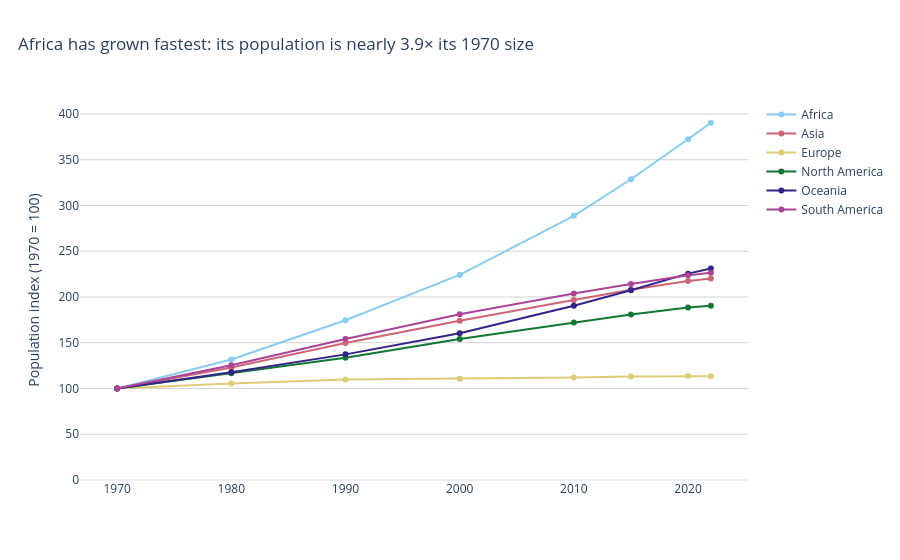

The notebook cell saved with this chart:
### Markdown cell above
**Chart choice & justification:** *Which chart did you choose, and why? Justify design choices.

*YOUR ANSWER HERE* :- : I use a line chart because the question asks how a measure changes over time. Each continent's population is first summed across its countries for each year, then indexed to 1970 = 100. This makes the lines comparable as relative growth, rather than allowing the largest continent to dominate because of its starting population. The line with the highest 2022 index represents the fastest growth.

### Code cell
# Q1
# YOUR CODE HERE
# Q1 — relative population growth by continent
# Aggregate country populations within each continent and year.
continent_year = (
    df_long.groupby(['Continent', 'Year'], as_index=False)['Population']
    .sum()
)

# Index each continent to its own 1970 population (1970 = 100).
base_1970 = (
    continent_year.loc[continent_year['Year'] == 1970,
                       ['Continent', 'Population']]
    .rename(columns={'Population': 'Population_1970'})
)
continent_year = continent_year.merge(base_1970, on='Continent')
continent_year['Index (1970 = 100)'] = (
    continent_year['Population'] / continent_year['Population_1970'] * 100
)

fig = px.line(
    continent_year, x='Year', y='Index (1970 = 100)',
    color='Continent', markers=True,
    title='Africa has grown fastest: its population is nearly 3.9× its 1970 size',
    labels={'Year': 'Year', 'Index (1970 = 100)': 'Population index (1970 = 100)',
            'Continent': 'Continent'},
    color_discrete_sequence=px.colors.qualitative.Safe
)
fig.update_layout(
    template='plotly_white',
    legend_title_text='',
    yaxis_title='Population index (1970 = 100)',
    xaxis_title='',
    title_x=0.02
)
fig.update_xaxes(showgrid=False, dtick=10)
fig.update_yaxes(showgrid=True, gridcolor='lightgrey', rangemode='tozero')
fig.show()

# Africa is the fastest-growing continent in relative terms:
# 2022 / 1970 is approximately 3.90, or an index near 390.

### Figure 1 — Plotly figure (JSON) as saved in the notebook; plotly's stock layout.template omitted (floating-point values rounded to 4 significant figures)
{"data": [{"hovertemplate": "Continent=Africa<br>Year=%{x}<br>Population index (1970 = 100)=%{y}<extra></extra>", "legendgroup": "Africa", "line": {"color": "rgb(136, 204, 238)", "dash": "solid"}, "marker": {"symbol": "circle"}, "mode": "lines+markers", "name": "Africa", "orientation": "v", "showlegend": true, "type": "scatter", "x": [1970, 1980, 1990, 2000, 2010, 2015, 2020, 2022], "xaxis": "x", "y": [100.0, 131.8, 174.6, 224.1, 288.8, 328.7, 372.3, 390.4], "yaxis": "y"}, {"hovertemplate": "Continent=Asia<br>Year=%{x}<br>Population index (1970 = 100)=%{y}<extra></extra>", "legendgroup": "Asia", "line": {"color": "rgb(204, 102, 119)", "dash": "solid"}, "marker": {"symbol": "circle"}, "mode": "lines+markers", "name": "Asia", "orientation": "v", "showlegend": true, "type": "scatter", "x": [1970, 1980, 1990, 2000, 2010, 2015, 2020, 2022], "xaxis": "x", "y": [100.0, 122.9, 149.7, 174.1, 196.7, 207.9, 217.4, 220.1], "yaxis": "y"}, {"hovertemplate": "Continent=Europe<br>Year=%{x}<br>Population index (1970 = 100)=%{y}<extra></extra>", "legendgroup": "Europe", "line": {"color": "rgb(221, 204, 119)", "dash": "solid"}, "marker": {"symbol": "circle"}, "mode": "lines+markers", "name": "Europe", "orientation": "v", "showlegend": true, "type": "scatter", "x": [1970, 1980, 1990, 2000, 2010, 2015, 2020, 2022], "xaxis": "x", "y": [100.0, 105.6, 109.8, 110.7, 112.1, 113.1, 113.7, 113.3], "yaxis": "y"}, {"hovertemplate": "Continent=North America<br>Year=%{x}<br>Population index (1970 = 100)=%{y}<extra></extra>", "legendgroup": "North America", "line": {"color": "rgb(17, 119, 51)", "dash": "solid"}, "marker": {"symbol": "circle"}, "mode": "lines+markers", "name": "North America", "orientation": "v", "showlegend": true, "type": "scatter", "x": [1970, 1980, 1990, 2000, 2010, 2015, 2020, 2022], "xaxis": "x", "y": [100.0, 116.8, 133.6, 154.1, 172.1, 180.8, 188.4, 190.3], "yaxis": "y"}, {"hovertemplate": "Continent=Oceania<br>Year=%{x}<br>Population index (1970 = 100)=%{y}<extra></extra>", "legendgroup": "Oceania", "line": {"color": "rgb(51, 34, 136)", "dash": "solid"}, "marker": {"symbol": "circle"}, "mode": "lines+markers", "name": "Oceania", "orientation": "v", "showlegend": true, "type": "scatter", "x": [1970, 1980, 1990, 2000, 2010, 2015, 2020, 2022], "xaxis": "x", "y": [100.0, 117.7, 137.3, 160.3, 190.5, 207.4, 225.5, 231.2], "yaxis": "y"}, {"hovertemplate": "Continent=South America<br>Year=%{x}<br>Population index (1970 = 100)=%{y}<extra></extra>", "legendgroup": "South America", "line": {"color": "rgb(170, 68, 153)", "dash": "solid"}, "marker": {"symbol": "circle"}, "mode": "lines+markers", "name": "South America", "orientation": "v", "showlegend": true, "type": "scatter", "x": [1970, 1980, 1990, 2000, 2010, 2015, 2020, 2022], "xaxis": "x", "y": [100.0, 125.3, 154.0, 181.2, 203.7, 214.1, 223.7, 226.4], "yaxis": "y"}], "layout": {"legend": {"title": {"text": ""}, "tracegroupgap": 0}, "title": {"text": "Africa has grown fastest: its population is nearly 3.9× its 1970 size", "x": 0.02}, "xaxis": {"anchor": "y", "domain": [0, 1], "dtick": 10, "showgrid": false, "title": {"text": ""}}, "yaxis": {"anchor": "x", "domain": [0, 1], "gridcolor": "lightgrey", "rangemode": "tozero", "showgrid": true, "title": {"text": "Population index (1970 = 100)"}}}}
